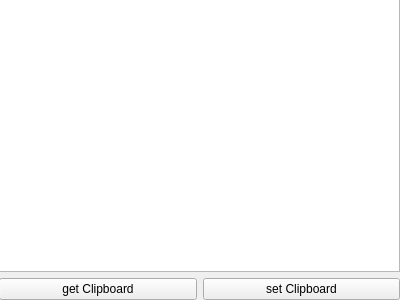
<?xml version="1.0" encoding="UTF-8"?>
<ui version="4.0">
 <class>Form</class>
 <widget class="QWidget" name="Form">
  <property name="geometry">
   <rect>
    <x>0</x>
    <y>0</y>
    <width>400</width>
    <height>300</height>
   </rect>
  </property>
  <property name="windowTitle">
   <string>Form</string>
  </property>
  <widget class="QWidget" name="verticalLayoutWidget">
   <property name="geometry">
    <rect>
     <x>-1</x>
     <y>-1</y>
     <width>401</width>
     <height>301</height>
    </rect>
   </property>
   <layout class="QVBoxLayout" name="verticalLayout">
    <item>
     <widget class="QTextEdit" name="textEdit"/>
    </item>
    <item>
     <layout class="QHBoxLayout" name="horizontalLayout">
      <item>
       <widget class="QPushButton" name="getClipboard">
        <property name="text">
         <string>get Clipboard</string>
        </property>
       </widget>
      </item>
      <item>
       <widget class="QPushButton" name="setClipboard">
        <property name="text">
         <string>set Clipboard</string>
        </property>
       </widget>
      </item>
     </layout>
    </item>
   </layout>
  </widget>
 </widget>
 <resources/>
 <connections/>
</ui>
